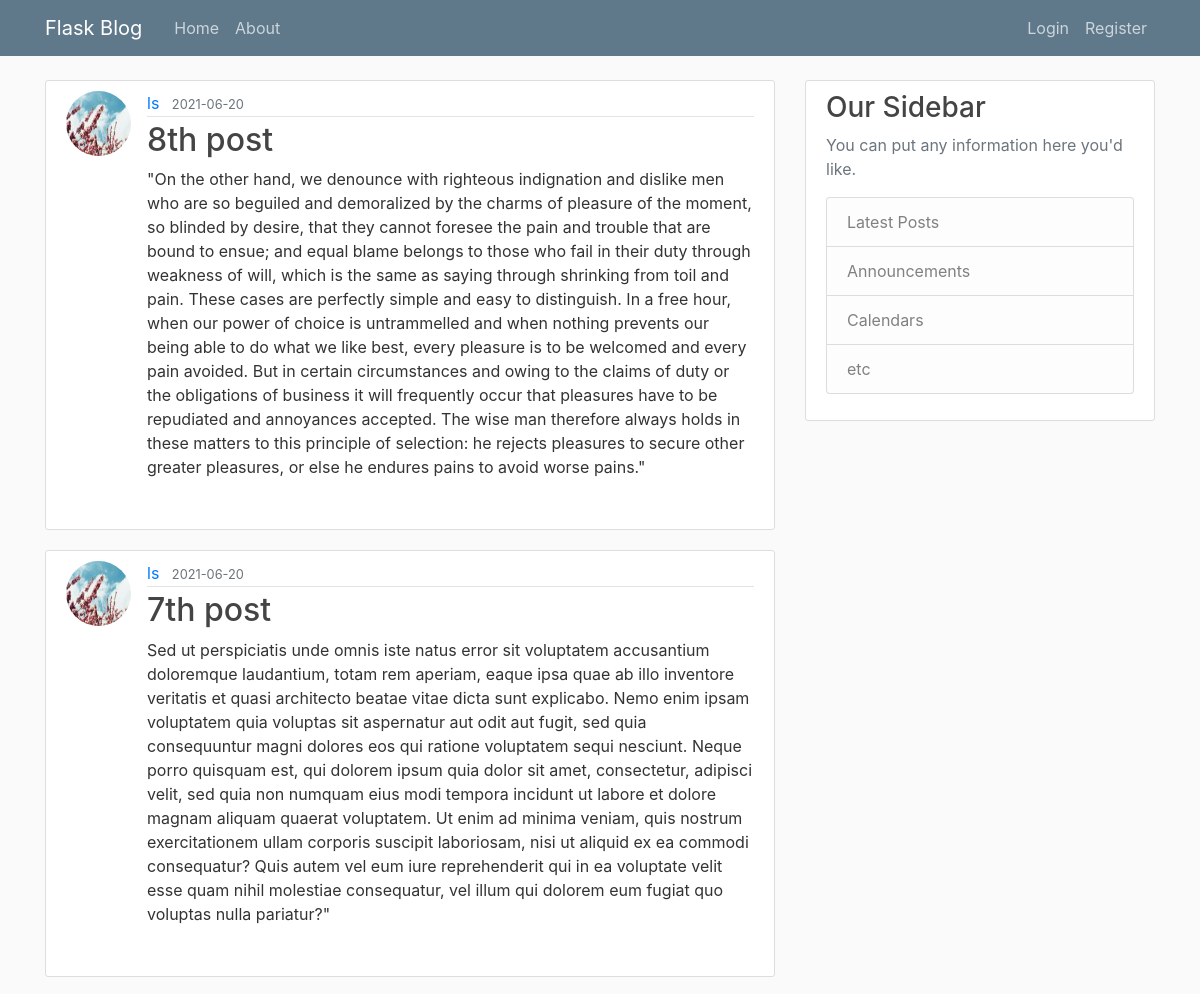
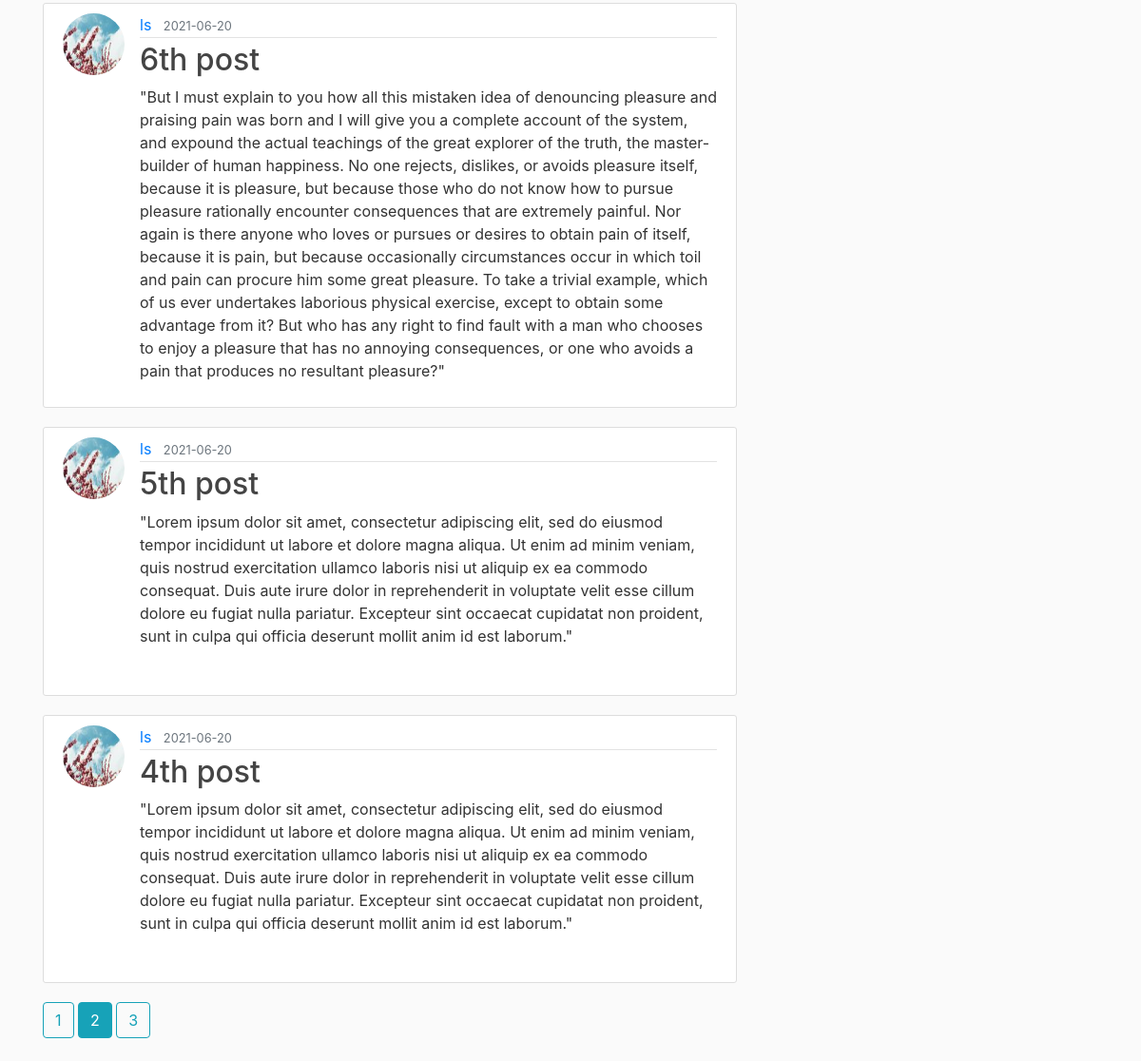
The page /home?page=2 on the database as committed earlier (2 pictures, top to bottom).
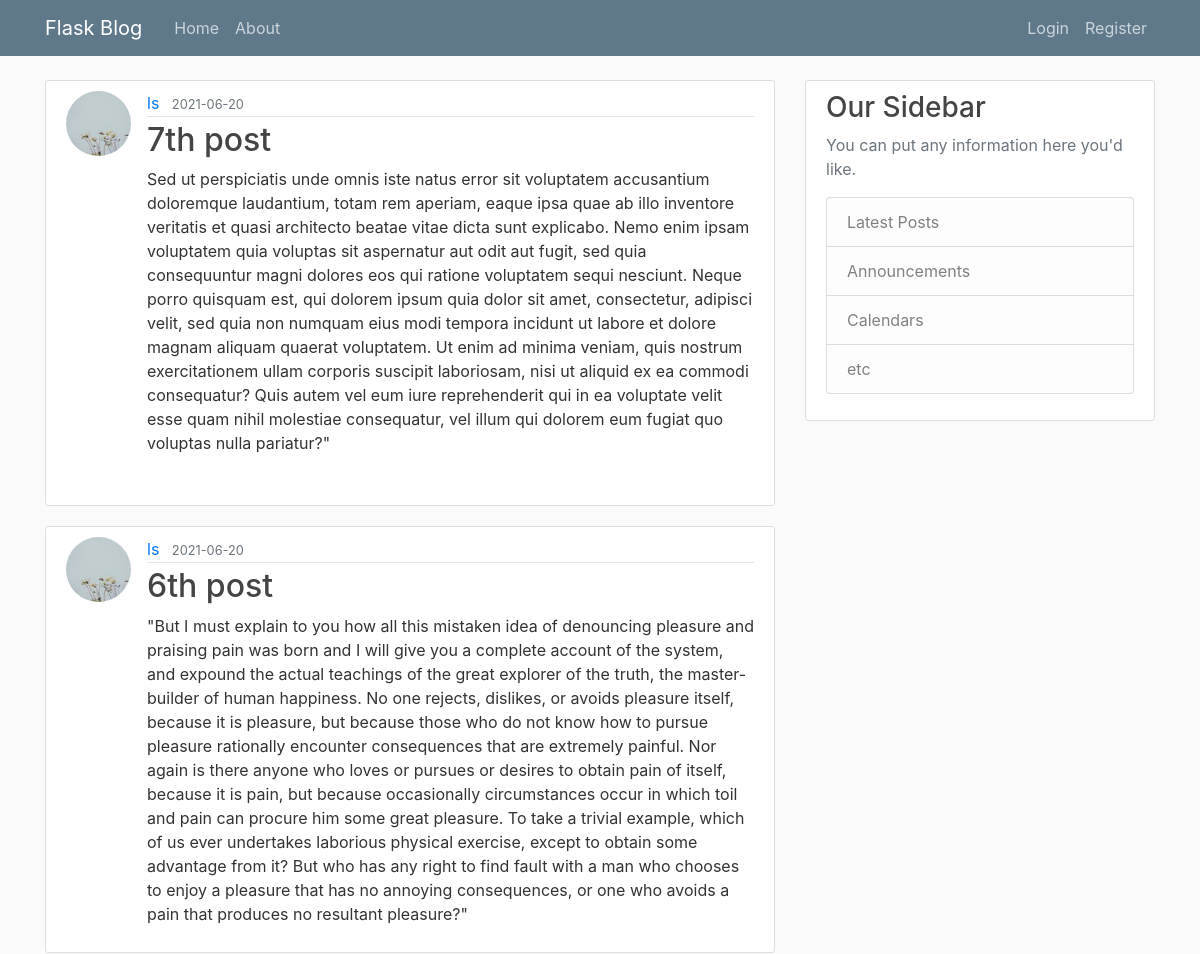
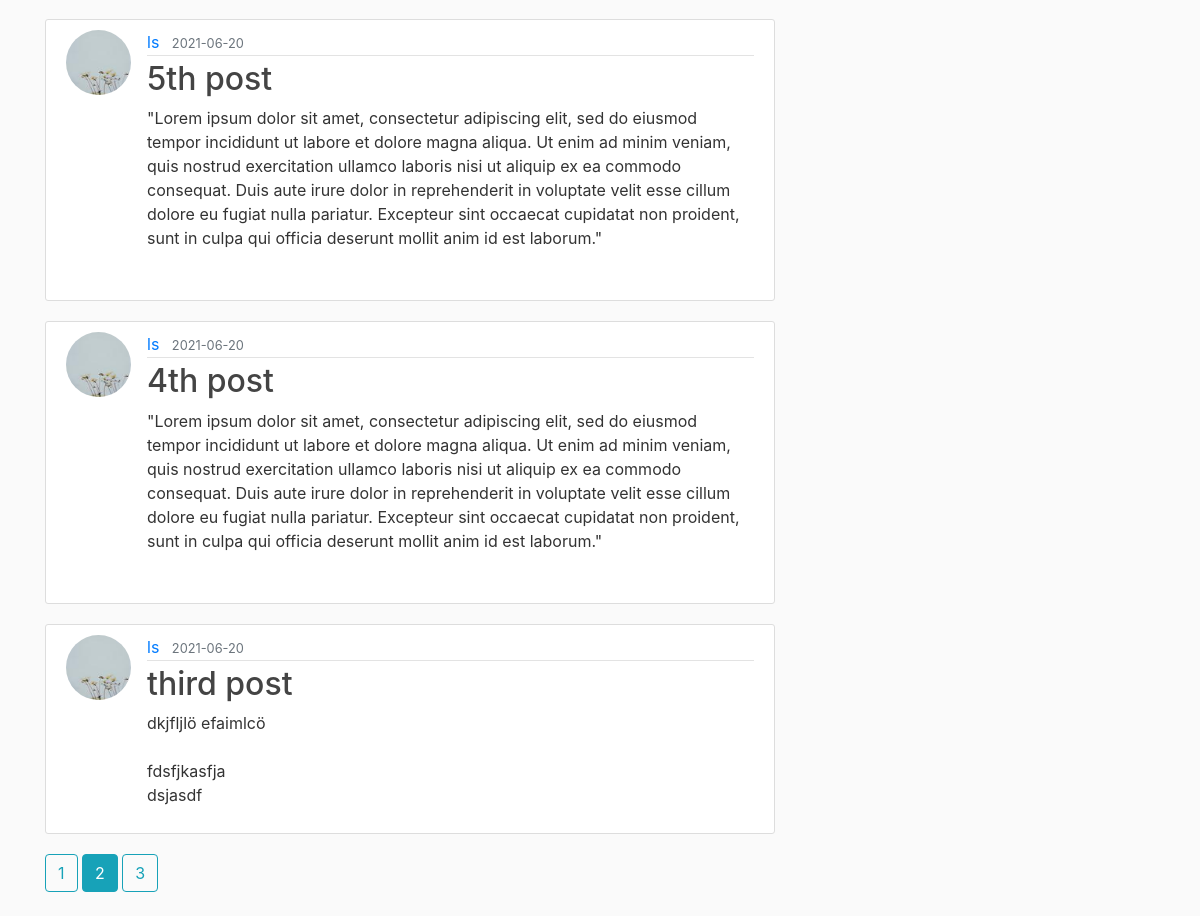
The same page on the database as committed later (2 pictures, top to bottom).
### flaskblog/models.py (models this page shows, shortened)
class Post(db.Model):
    id = db.Column(db.Integer, primary_key=True)
    title = db.Column(db.String(100), nullable = False)
    date_posted = db.Column(db.DateTime, nullable = False, default = datetime.utcnow)
    content = db.Column(db.Text, nullable = False)
    user_id = db.Column(db.Integer, db.ForeignKey('user.id'), nullable=False)

class User(db.Model, UserMixin):
    id = db.Column(db.Integer, primary_key=True)
    username = db.Column(db.String(20), unique=True, nullable=False)
    email = db.Column(db.String(120), unique=True, nullable=False)
    image_file = db.Column(db.String(20), nullable=False, default='default.jpg')
    password = db.Column(db.String(60), nullable=False)
    posts = db.relationship('Post', backref='author', lazy=True)

### flaskblog/main/routes.py (the view)
@main.route("/")
@main.route("/home")
def home():
    page = request.args.get('page', 1, type=int)
    posts = Post.query.order_by(Post.date_posted.desc()).paginate(page=page, per_page=5)
    return render_template ('home.html', posts=posts)

### flaskblog/templates/home.html
{% extends "layout.html" %}
{% block content %}
    {% for post in posts.items %}
        <article class="media content-section">
            <img class="rounded-circle article-img" src=" {{ url_for('static', filename='profile_pics/' + post.author.image_file) }}" alt="">
            <div class="media-body">
            <div class="article-metadata">
                <a class="mr-2" href="{{ url_for('users.user_posts', username=post.author.username)}}">{{ post.author.username }}</a>
                <small class="text-muted">{{ post.date_posted.strftime('%Y-%m-%d') }}</small>
            </div>
            <h2><a class="article-title" href="{{ url_for('posts.post', post_id=post.id) }}">{{ post.title }}</a></h2>
            <p class="article-content">{{ post.content }}</p>
            </div>
        </article>
    {% endfor%}
    {% for page_num in posts.iter_pages(left_edge=1, right_edge=1, left_current=1, right_current=2) %}
        {% if page_num %}
            {% if posts.page == page_num %}
                <a class="btn btn-info mb-4" href="{{ url_for('main.home', page=page_num) }}">{{ page_num}}</a>
            {% else %}
                <a class="btn btn-outline-info mb-4" href="{{ url_for('main.home', page=page_num) }}">{{ page_num}}</a>
            {% endif %}
        {% else%}
        ...
        {% endif %}
    {% endfor %}
{% endblock content %}

Rows that differ between the two databases and show on the page:
no longer on this page (row unchanged): Post: image_file (picture), author.username "ls", date_posted "2021-06-20", title "8th post", content "\"On the other hand, we denounce with righteous indignation and dislike men who are so beguiled and demoralized by the charms of pleasure of the moment, so blinded by desire, that they cannot foresee the pain and trouble that are bound to ensue; and equal blame belongs to those who fail in their duty through weakness of will, which is the same as saying through shrinking from toil and pain. These cases are perfectly simple and easy to distinguish. In a free hour, when our power of choice is untrammelled and when nothing prevents our being able to do what we like best, every pleasure is to be welcomed and every pain avoided. But in certain circumstances and owing to the claims of duty or the…"
changed through a linked row, Post "7th post": image_file: a different picture
changed through a linked row, Post "6th post": image_file: a different picture
changed through a linked row, Post "5th post": image_file: a different picture
changed through a linked row, Post "4th post": image_file: a different picture
now on this page (row unchanged): Post: image_file (picture), author.username "ls", date_posted "2021-06-20", title "third post", content "dkjfljlö efaimlcö fdsfjkasfja dsjasdf"
